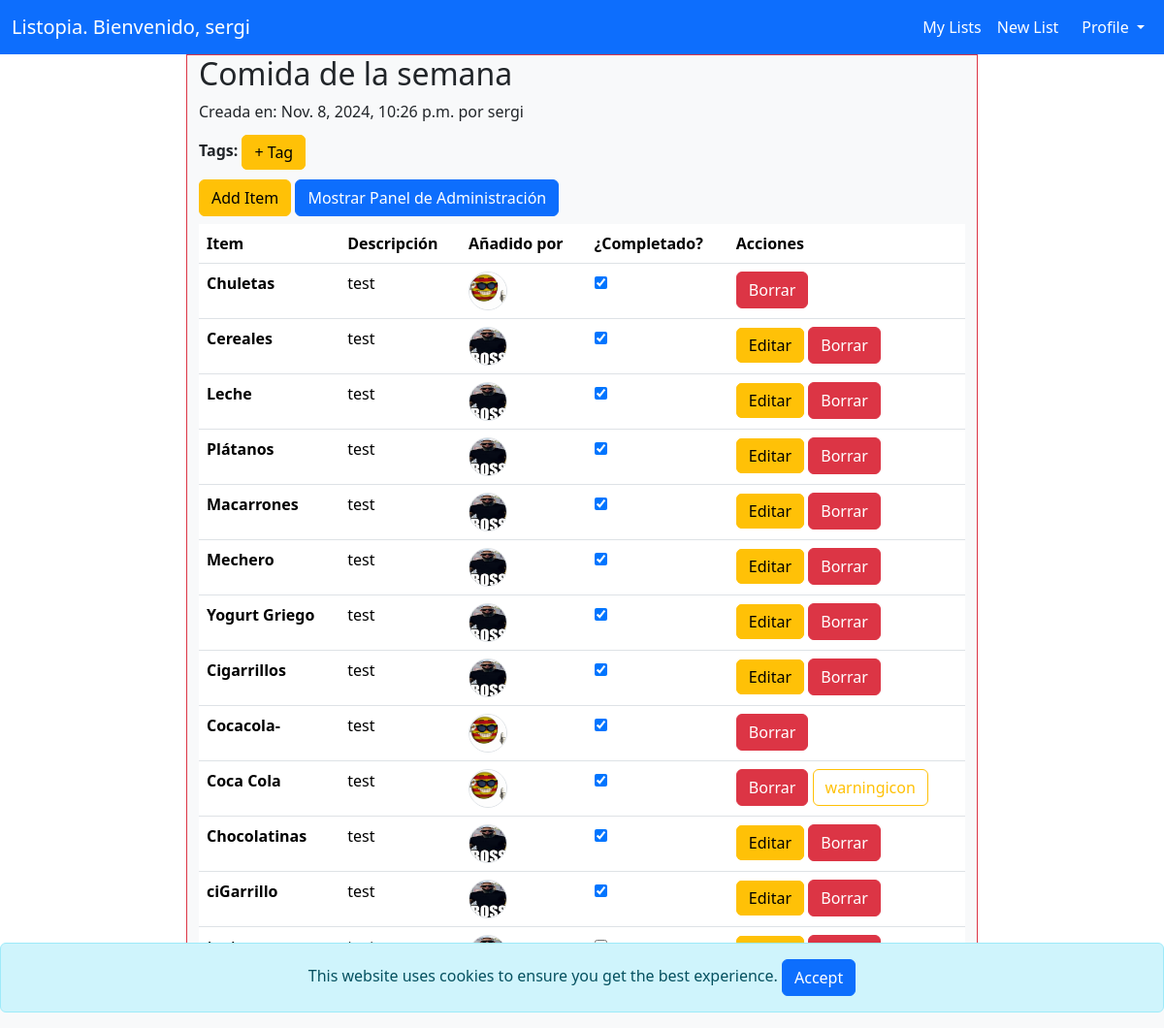
Before: /lists/8/ (signed in) with the older database file.
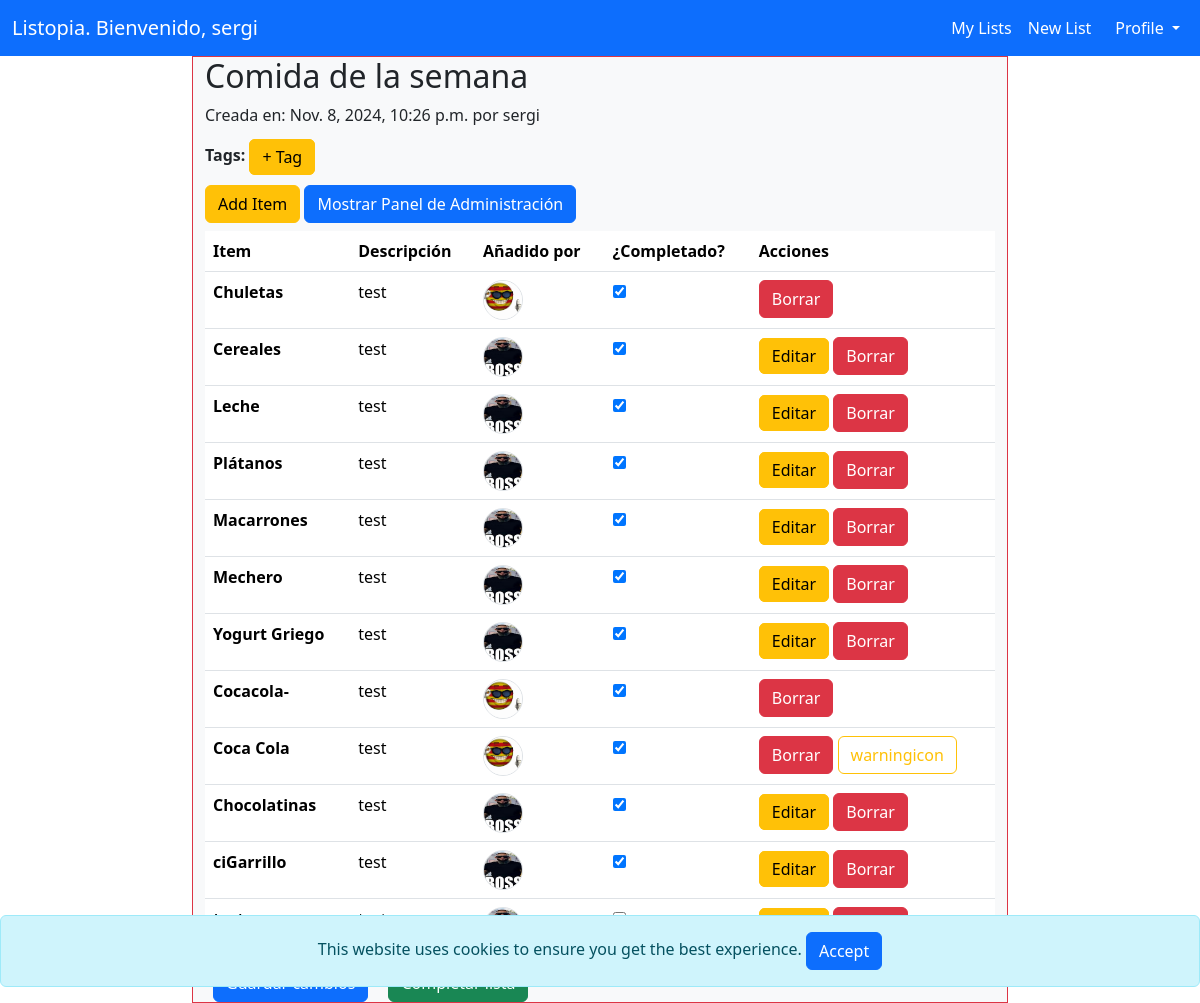
After: the same page with the newer database file.
### lists/models.py (models this page shows, shortened)
class Item(models.Model):
    list = models.ForeignKey(List, on_delete=models.CASCADE)
    added_by = models.ForeignKey(User, on_delete=models.CASCADE, related_name='added_items')
    name = models.CharField(max_length=40)
    description = models.CharField(max_length=256)
    added_on = models.DateTimeField(auto_now_add=True)
    is_done = models.BooleanField(null=False, default=False)
    last_modified = models.DateTimeField(auto_now=True)
    modified_by = models.ForeignKey(User, on_delete=models.CASCADE, blank=True, null=True)

### auth_app/models.py (models this page shows, shortened)
class Profile(models.Model):
    user = models.OneToOneField(User, on_delete=models.CASCADE)
    description = models.TextField()
    pic = models.ImageField(upload_to='profile_pics', blank=True, null=True)

### lists/views.py (the view)
# urls.py: path('<int:list_id>/', views.list_details, name='list_details'),
@login_required
def list_details(request, list_id):
    list = get_object_or_404(List, pk=list_id)
    if list.is_public or request.user == list.creator or request.user in list.collaborators.all():
        items = Item.objects.filter(list=list_id).order_by('added_on')
        tags = Tag.objects.filter(list=list_id)
        return render(request, 'list_details.html', {
            'title': "Detalles de la lista",
            'list': list,
            'items': items,
            'tags': tags
        })
    else:
        raise Http404

### lists/templates/list_details.html (shortened to what this page needs)
{% extends 'base_lists.html' %}
{% block content %}
    <div class="row">
        <div id="items-container" class="col-12 col-md-10 col-lg-8 border border-danger bg-light mx-auto">
            <h2>{{ list.name }}</h2>
            <p>Creada en: {{ list.created_on }} por {{list.creator}}</p>
            <p><b>Tags:</b>
                {% if request.user == list.creator or request.user in list.collaborators.all %}
                <a class="btn btn-warning d-inline" href="{% url 'add_tag' list_id=list.id %}">+ Tag</a>
                {% endif %}
            </p>
            {% if request.user == list.creator or request.user in list.collaborators.all %}
            <a class="btn btn-warning" href="{% url 'add_item' list.id %}">Add Item</a>
            <button class="btn btn-primary" id="toggle-admin-panel">Mostrar Panel de Administración</button>
            {% endif %}
            <table class="table my-2">
                <thead>
                    <tr>
                        <th scope="col">Item</th>
                        <th scope="col">Descripción</th>
                        <th scope="col">Añadido por</th>
                        <th scope="col">¿Completado?</th>
                        <th scope="col">Acciones</th>
                    </tr>
                </thead>
                <tbody>
                    {% for item in items %}
                        <tr>
                            <th scope="row">{{ item.name }}</th>
                            <td>
                                {% if item.description %}
                                    <p>{{ item.description }}</p>
                                {% else %}
                                    <p>Vacío</p>
                                {% endif %}
                            </td>
                            <td>
                                <a href="{% url 'user_details' item.added_by.username %}" title="{{item.added_by.username}}">
                                    <img src="../../media/{{ item.added_by.profile.pic }}" class="rounded-circle border" alt="{{item.added_by.username}}" style="width: 40px; height: 40px;">
                                </a>
                            </td>
                            <td>
                                <input type="checkbox" class="is-done-checkbox" data-item-id="{{ item.id }}" {% if item.is_done %}checked{% endif %}>
                            </td>
                            <td>
                                {% if item.added_by == request.user %}
                                    <a class="btn btn-warning d-inline" href="{% url 'modify_item' list_id=list.id item_id=item.id %}">Editar</a>
                                {% endif %}
                                {% if item.added_by == request.user or list.creator == request.user %}
                                    <form class="d-inline" action="{% url 'delete_item' list_id=list.id item_id=item.id %}" method="post">
                                        <button class="btn btn-danger">Borrar</button>
                                    </form>
                                {% endif %}
                            </td>
                        </tr>
                    {% endfor %}
                </tbody>
            </table>
            {% if request.user == list.creator or request.user in list.collaborators.all %}
            <form id="update-form">
                <button type="button" id="save-changes" class="btn btn-primary mx-2">Guardar cambios</button>
                <button type="button" id="complete-list" class="btn btn-success mx-2">Completar lista</button>
            </form>
            {% endif %}
        </div>
    </div>
{% endblock %}

Changed rows visible on the page:
removed Item: name "Cigarrillos", description "test", added_by.profile.pic (picture), is_done "☑", shows "Editar", shows "Borrar"
